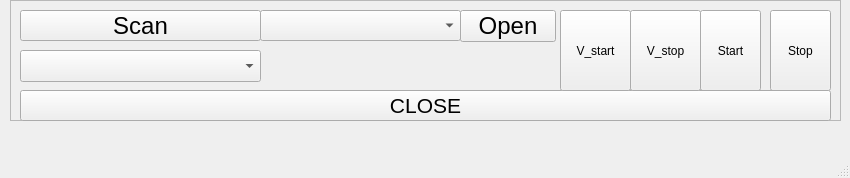
<?xml version="1.0" encoding="UTF-8"?>
<ui version="4.0">
 <class>mainWindow</class>
 <widget class="QMainWindow" name="mainWindow">
  <property name="geometry">
   <rect>
    <x>0</x>
    <y>0</y>
    <width>850</width>
    <height>178</height>
   </rect>
  </property>
  <property name="windowTitle">
   <string>MainWindow</string>
  </property>
  <widget class="QWidget" name="centralwidget">
   <widget class="QFrame" name="frame_2">
    <property name="geometry">
     <rect>
      <x>10</x>
      <y>0</y>
      <width>831</width>
      <height>121</height>
     </rect>
    </property>
    <property name="frameShape">
     <enum>QFrame::StyledPanel</enum>
    </property>
    <property name="frameShadow">
     <enum>QFrame::Raised</enum>
    </property>
    <widget class="QPushButton" name="scan_btn">
     <property name="geometry">
      <rect>
       <x>10</x>
       <y>10</y>
       <width>241</width>
       <height>31</height>
      </rect>
     </property>
     <property name="font">
      <font>
       <pointsize>18</pointsize>
      </font>
     </property>
     <property name="text">
      <string>Scan</string>
     </property>
    </widget>
    <widget class="QComboBox" name="serial_comboBox">
     <property name="geometry">
      <rect>
       <x>10</x>
       <y>50</y>
       <width>241</width>
       <height>32</height>
      </rect>
     </property>
    </widget>
    <widget class="QComboBox" name="speed_comboBox">
     <property name="geometry">
      <rect>
       <x>250</x>
       <y>10</y>
       <width>201</width>
       <height>31</height>
      </rect>
     </property>
     <property name="sizePolicy">
      <sizepolicy hsizetype="Preferred" vsizetype="Fixed">
       <horstretch>0</horstretch>
       <verstretch>0</verstretch>
      </sizepolicy>
     </property>
     <property name="font">
      <font>
       <pointsize>15</pointsize>
      </font>
     </property>
    </widget>
    <widget class="QPushButton" name="open_btn">
     <property name="geometry">
      <rect>
       <x>450</x>
       <y>10</y>
       <width>96</width>
       <height>32</height>
      </rect>
     </property>
     <property name="font">
      <font>
       <pointsize>18</pointsize>
      </font>
     </property>
     <property name="text">
      <string>Open</string>
     </property>
    </widget>
    <widget class="QPushButton" name="stop_btn">
     <property name="geometry">
      <rect>
       <x>760</x>
       <y>10</y>
       <width>61</width>
       <height>81</height>
      </rect>
     </property>
     <property name="text">
      <string>Stop</string>
     </property>
    </widget>
    <widget class="QPushButton" name="start_btn">
     <property name="geometry">
      <rect>
       <x>690</x>
       <y>10</y>
       <width>61</width>
       <height>81</height>
      </rect>
     </property>
     <property name="text">
      <string>Start</string>
     </property>
    </widget>
    <widget class="QPushButton" name="close_btn">
     <property name="geometry">
      <rect>
       <x>10</x>
       <y>90</y>
       <width>811</width>
       <height>31</height>
      </rect>
     </property>
     <property name="font">
      <font>
       <pointsize>16</pointsize>
      </font>
     </property>
     <property name="text">
      <string>CLOSE</string>
     </property>
    </widget>
    <widget class="QPushButton" name="video_btn">
     <property name="geometry">
      <rect>
       <x>550</x>
       <y>10</y>
       <width>71</width>
       <height>81</height>
      </rect>
     </property>
     <property name="text">
      <string>V_start</string>
     </property>
    </widget>
    <widget class="QPushButton" name="video_stop_btn">
     <property name="geometry">
      <rect>
       <x>620</x>
       <y>10</y>
       <width>71</width>
       <height>81</height>
      </rect>
     </property>
     <property name="text">
      <string>V_stop</string>
     </property>
    </widget>
   </widget>
  </widget>
  <widget class="QMenuBar" name="menubar">
   <property name="geometry">
    <rect>
     <x>0</x>
     <y>0</y>
     <width>850</width>
     <height>24</height>
    </rect>
   </property>
  </widget>
  <widget class="QStatusBar" name="statusbar"/>
 </widget>
 <resources/>
 <connections/>
</ui>
